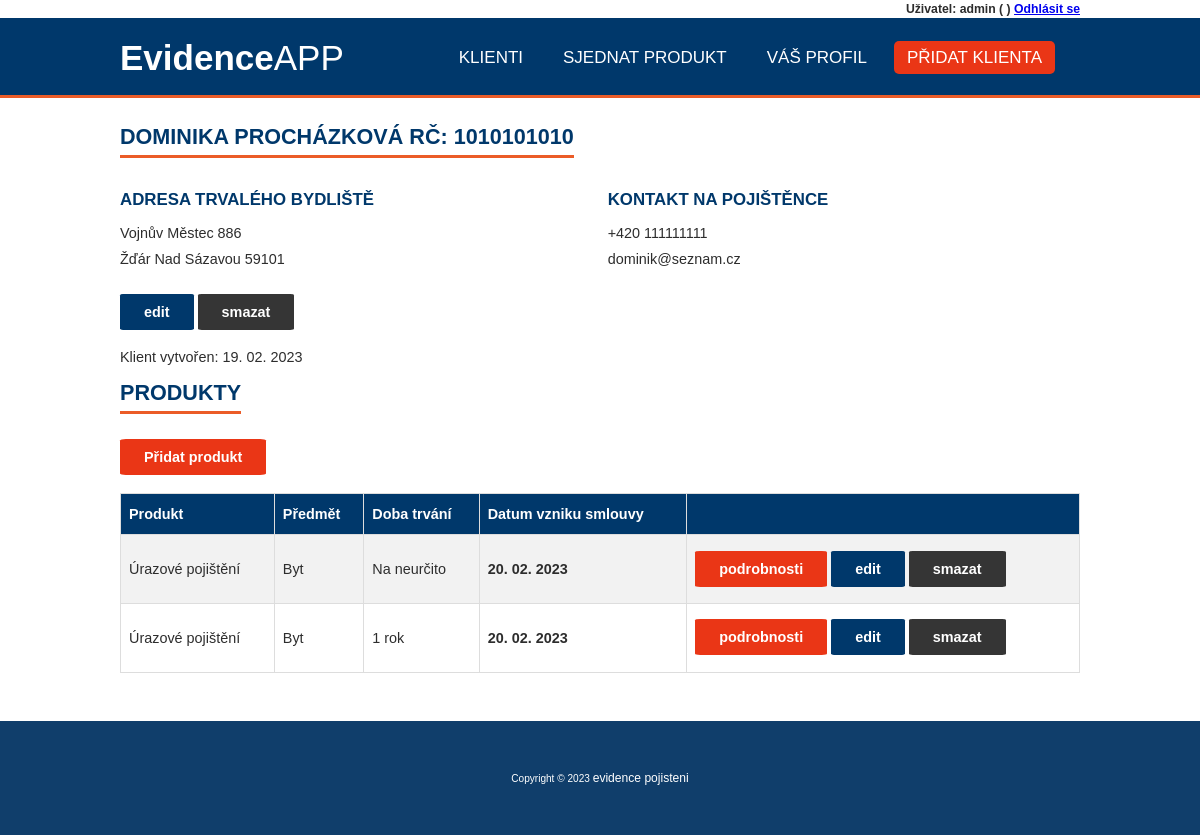
Before: /klient/10 (signed in) with the older database file.
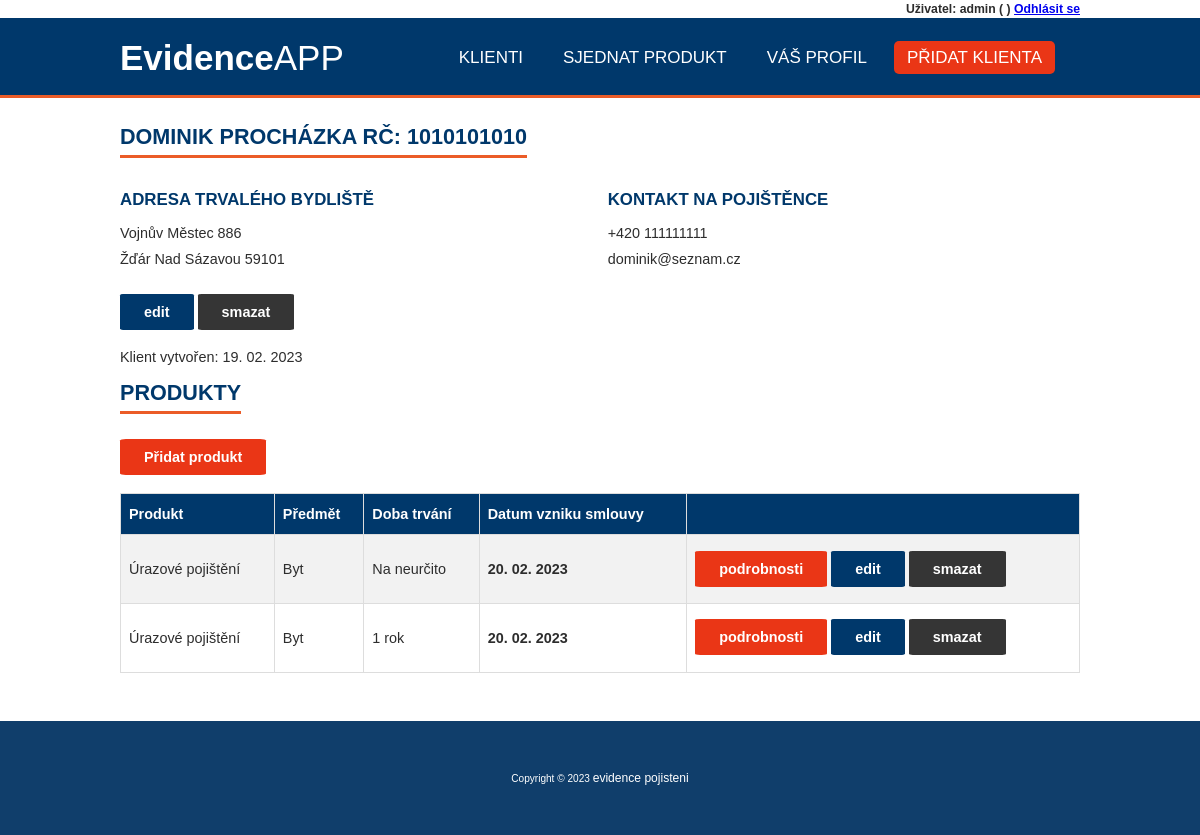
After: the same page with the newer database file.
### evidence_pojisteni/models.py (models this page shows, shortened)
class Klient(models.Model):
    user = models.OneToOneField(User, null=True, on_delete=models.CASCADE)
    jmeno = models.CharField(max_length=200, null=True, verbose_name='Jméno')
    prijmeni = models.CharField(max_length=180, null=True, verbose_name='Příjmení')
    rodne_cislo = models.CharField(max_length=10, validators=[rodne_cislo], null=True, unique=True, verbose_name='Rodné číslo')
    ulice = models.CharField(max_length=180, null=True, verbose_name='Ulice')
    cislo_popisne = models.CharField(max_length=15, null=True, verbose_name='Číslo popisné')
    psc = models.CharField(max_length=5, validators=[psc], null=True, verbose_name='PSČ')
    mesto = models.CharField(max_length=120, null=True, verbose_name='Město')
    e_mail = models.EmailField(max_length=120, null=True, unique=True, verbose_name='E-mail')
    telefon = models.CharField(max_length=9,validators=[telefon], null=True, unique=True, verbose_name='Telefon')
    date_created = models.DateTimeField(auto_now_add=True, null=True, verbose_name='Datum registrace')
    class Meta:
            verbose_name="Klient"
            verbose_name_plural="Klienti"

### evidence_pojisteni/decorators.py (the view)
        def wrapper_func(request, *args, **kwargs):
            group = None
            if request.user.groups.exists():
                group = request.user.groups.all()[0].name
            if group in allowed_roles:
                return view_func(request, *args, **kwargs)
            else:
                return HttpResponse('Pro zobrazení dané stránky nemáš oprávnění')

### evidence_pojisteni/views.py (called while the page is built)
@login_required(login_url='login')
@allowed_users(allowed_roles=['admin'])
def klient(request, pk):
    klient = Klient.objects.get(pk=pk)
    produkty = klient.produkty_set.all()
    context = {'klient':klient, 'produkty':produkty}
    return render(request, 'evidence_pojisteni/klient.html', context)

### evidence_pojisteni/templates/evidence_pojisteni/klient.html
{% extends "base.html" %}
{% block content %}
<h2> {{ klient.jmeno }} {{ klient.prijmeni }} RČ: {{ klient.rodne_cislo }} </h2>
    <section class="section">
        <div class="col span-1-of-2">
            <h3>Adresa trvalého bydliště</h3>
            <p>{{ klient.ulice}} {{ klient.cislo_popisne }}</p>
            <p>{{ klient.mesto }}  {{ klient.psc }}</p>
        </div>
        <div class="col span-1-of-2">
            <h3>Kontakt na pojištěnce</h3>
            <p>+420 {{ klient.telefon }}</p>
            <p>{{ klient.e_mail }}</p>
        </div>
    </section>
                <a class="tlacitko tlacitko1" href="{% url 'update_klient' klient.id %}">edit</a>
                <a class="tlacitko tlacitko3" href="{% url 'delete_klient' klient.id %}">smazat</a>
                <p>Klient vytvořen: {{ klient.date_created }}</p>
<h2>Produkty</h2>
<p><a class="tlacitko tlacitko2" href="{% url 'create_produkt' klient.id %}">Přidat produkt</a></p>
<table id="klienti">
    <tr>
        <th>Produkt</th>
        <th>Předmět</th>
        <th>Doba trvání</th>
        <th>Datum vzniku smlouvy</th>
        <th></th>
    </tr>
    {% for produkty in produkty %}
    <tr>
        <td>{{ produkty.nazev_produktu }}</td>
        <td>{{ produkty.predmet }}</td>
        <td>{{ produkty.doba_trvani }}</td>
        <td><strong>{{ produkty.date_created }}</strong></td>
        <td>
            <a class="tlacitko tlacitko2" href="{% url 'produkt' produkty.id %}">podrobnosti</a>
            <a class="tlacitko tlacitko1" href="{% url 'update_produkt' produkty.id %}">edit</a>
            <a class="tlacitko tlacitko3" href="{% url 'delete_produkt' produkty.id %}">smazat</a></td>
    </tr>
    {% endfor %}
</table>
{% endblock %}

Changed rows visible on the page:
changed Klient "Vojnův Městec": jmeno "DOMINIKA" → "DOMINIK"; prijmeni "PROCHÁZKOVÁ" → "PROCHÁZKA"
